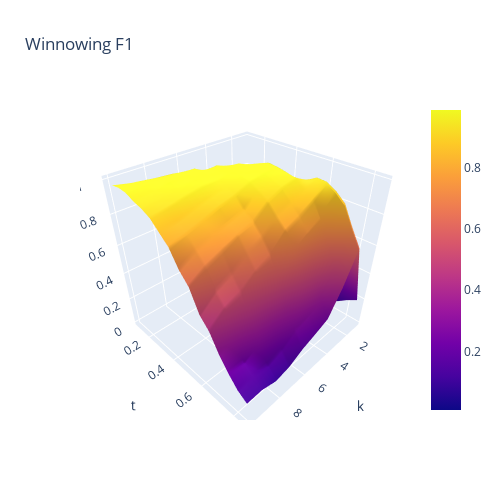

Notebook cell for this chart:
### Code cell
fig = go.Figure(data=[go.Surface(z=nu, x=ks, y=ts)])
fig.update_layout(title='Winnowing F1', autosize=False,
                  width=500, height=500, scene = dict(
                    yaxis_title='t',
                    xaxis_title='k',
                    zaxis_title='f1'))

### Figure 1 — Plotly figure (JSON) as saved in the notebook; plotly's stock layout.template omitted (floating-point values rounded to 4 significant figures; data arrays with more than 128 entries replaced by an {"elided": "..."} marker saying what was removed)
{"data": [{"type": "surface", "x": [1, 2, 3, 4, 5, 6, 7, 8, 9, 10], "y": [0.1, 0.15, 0.2, 0.25, 0.3, 0.35, 0.4, 0.45, 0.5, 0.55, 0.6, 0.65, 0.7, 0.75, 0.8, 0.85], "z": {"elided": "16x10 float values"}}], "layout": {"autosize": false, "height": 500, "scene": {"xaxis": {"title": {"text": "k"}}, "yaxis": {"title": {"text": "t"}}, "zaxis": {"title": {"text": "f1"}}}, "title": {"text": "Winnowing F1"}, "width": 500}}
